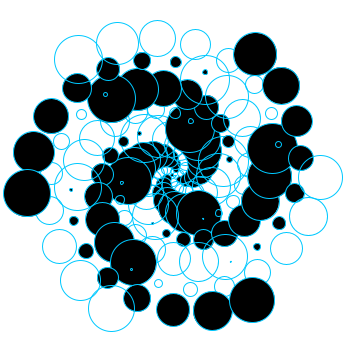
Frame 1 (no input)
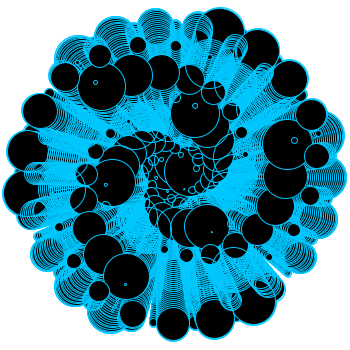
Frame 60 (the mouse pressed at the canvas centre just before this capture)
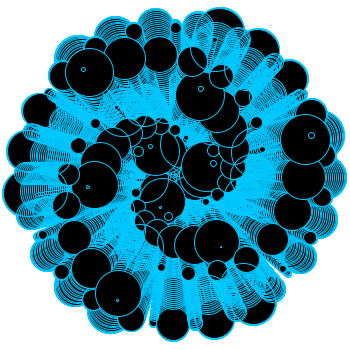
Frame 120 (the mouse held since frame 60 and released just before this capture)

The Processing sketch that drew these frames (run headless with seeded random() and noise(); from frame 60 on, the mouse is pressed at the canvas centre):

// Processing sketch: processing_47388
// ── processing_47388.pde

void setup() {
  size(350, 350);
  background(255);
  smooth();
}
 
int t;
 
void draw() {
  for (int i = 0;i <= 150;i++) {
    if (i % 2 == 0) {
      noFill();
    }
    else {
      fill(0);
    }
    stroke(0, 200, 255);
    ellipse(width/2+i*cos(t), height/2+i*sin(t), t, t);
    t++;
    if (t > 50) {
      t = 0;
    }
  }
}
                
